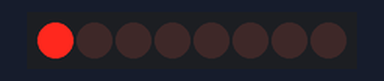
Recording of a sketch running on a simulated Arduino Uno, built with avr-gcc and run on an emulated ATmega328P. Parts: 8 shift-register outputs drawn as a row of LEDs (first output left, lit = HIGH). Wiring (inferred from the names in the program): shift register (74HC595): data pin 7; shift clock pin 5; latch pin 6. Wiring (inferred from the signals the program sends): row of LEDs: on Q0, Q1, Q2, Q3, Q4, Q5, Q6, Q7.

Above: at 1.1 s.
At 5.1 s:
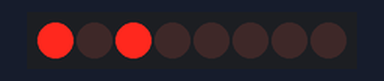
At 10.1 s:
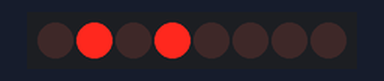
At 20.1 s:
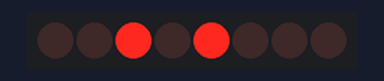
At 29.1 s:
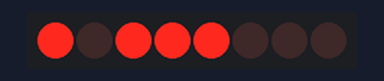
At 39.1 s:
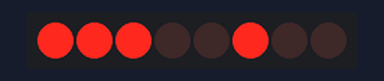
Timing chart, 0 to 40.0 s (numbered marks = the images above):
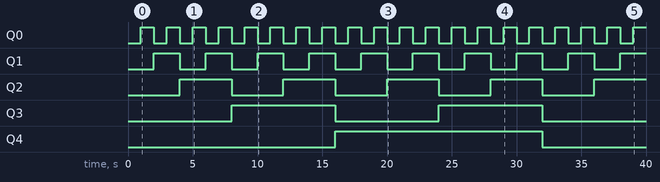

The sketch:

registru_siftare_incercare.ino
```cpp
const int data_pin = 7;
const int latch_pin = 6;
const int clock_pin = 5;

void setup()
{
  DDRD |= (1 << data_pin) | (1 << latch_pin) | (1 << clock_pin);
}

void loop()
{
  for (int i = 0; i < 256; i++)
  {
    PORTD &= ~(1 << latch_pin);
    shiftOut(data_pin, clock_pin, MSBFIRST, i);
    PORTD |= (1 << latch_pin);
    delay(1000);
  }
}
```

Measured:
- by itself, Q0: alternates HIGH for 1.0 s and LOW for 1.0 s
- by itself, Q1: alternates HIGH for 2.0 s and LOW for 2.0 s
- by itself, Q2: alternates HIGH for 4.0 s and LOW for 4.0 s
- by itself, Q3: alternates HIGH for 8.0 s and LOW for 8.0 s
- by itself, Q4: LOW → HIGH at 16.0 s, → LOW 16.0 s later
